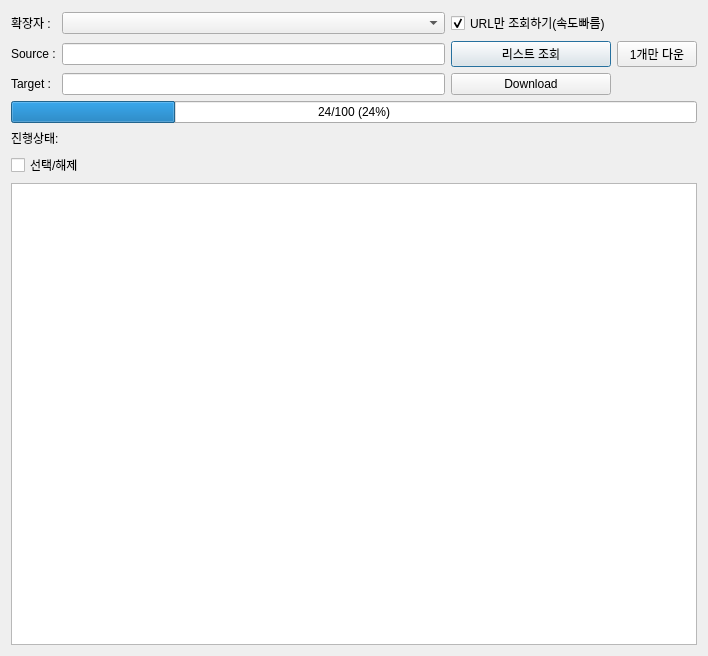
<?xml version="1.0" encoding="UTF-8"?>
<ui version="4.0">
 <class>Dialog</class>
 <widget class="QDialog" name="Dialog">
  <property name="geometry">
   <rect>
    <x>0</x>
    <y>0</y>
    <width>708</width>
    <height>656</height>
   </rect>
  </property>
  <property name="windowTitle">
   <string>Dialog</string>
  </property>
  <layout class="QGridLayout" name="gridLayout_2">
   <item row="1" column="0">
    <layout class="QGridLayout" name="gridLayout_4">
     <item row="2" column="1">
      <spacer name="horizontalSpacer">
       <property name="orientation">
        <enum>Qt::Horizontal</enum>
       </property>
       <property name="sizeHint" stdset="0">
        <size>
         <width>40</width>
         <height>20</height>
        </size>
       </property>
      </spacer>
     </item>
     <item row="0" column="0" colspan="2">
      <widget class="QProgressBar" name="progressBar">
       <property name="value">
        <number>24</number>
       </property>
       <property name="alignment">
        <set>Qt::AlignCenter</set>
       </property>
       <property name="format">
        <string>%v/%m (%p%)</string>
       </property>
      </widget>
     </item>
     <item row="1" column="0" colspan="2">
      <widget class="QLabel" name="lblStatus">
       <property name="text">
        <string>진행상태:</string>
       </property>
      </widget>
     </item>
     <item row="2" column="0">
      <widget class="QCheckBox" name="chkAll">
       <property name="text">
        <string>선택/해제</string>
       </property>
      </widget>
     </item>
     <item row="5" column="0" colspan="2">
      <widget class="QTableWidget" name="tblFiles"/>
     </item>
    </layout>
   </item>
   <item row="0" column="0">
    <layout class="QGridLayout" name="gridLayout_3">
     <item row="1" column="0">
      <widget class="QLabel" name="label">
       <property name="text">
        <string>Source :</string>
       </property>
      </widget>
     </item>
     <item row="0" column="0">
      <widget class="QLabel" name="label_3">
       <property name="text">
        <string>확장자 :</string>
       </property>
      </widget>
     </item>
     <item row="2" column="0">
      <widget class="QLabel" name="label_2">
       <property name="text">
        <string>Target :</string>
       </property>
      </widget>
     </item>
     <item row="0" column="1">
      <widget class="QComboBox" name="cboOutput"/>
     </item>
     <item row="1" column="1">
      <widget class="QLineEdit" name="txtPlayList"/>
     </item>
     <item row="0" column="2">
      <widget class="QCheckBox" name="chkOnlyUrl">
       <property name="text">
        <string>URL만 조회하기(속도빠름)</string>
       </property>
       <property name="checked">
        <bool>true</bool>
       </property>
      </widget>
     </item>
     <item row="1" column="2">
      <widget class="QPushButton" name="btnView">
       <property name="text">
        <string>리스트 조회</string>
       </property>
      </widget>
     </item>
     <item row="2" column="2">
      <widget class="QPushButton" name="btnDownload">
       <property name="text">
        <string>Download</string>
       </property>
      </widget>
     </item>
     <item row="2" column="1">
      <widget class="QLineEdit" name="txtTargetDir"/>
     </item>
     <item row="1" column="3">
      <widget class="QPushButton" name="btnDownOnlyOne">
       <property name="text">
        <string>1개만 다운</string>
       </property>
      </widget>
     </item>
    </layout>
   </item>
  </layout>
 </widget>
 <resources/>
 <connections/>
</ui>
